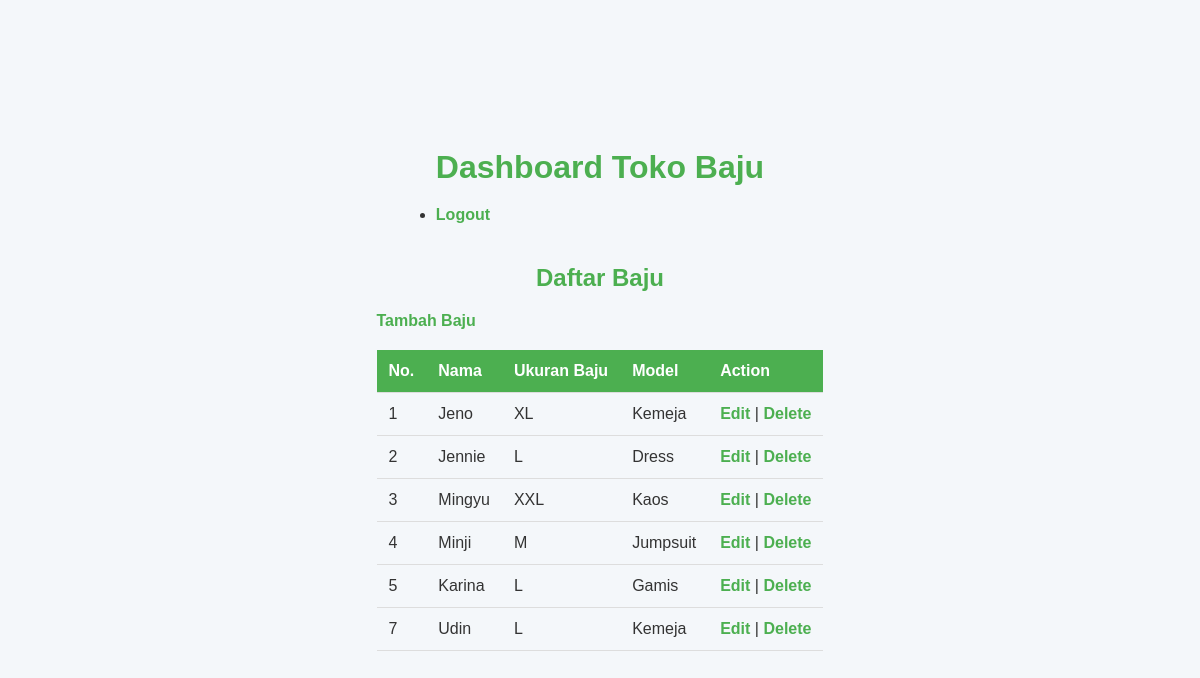
/dashboard.php (signed in), run on the app's committed database.
### tables this page shows
CREATE TABLE `baju` (
  `id` int(11) NOT NULL AUTO_INCREMENT,
  `nama` varchar(100) DEFAULT NULL,
  `ukuran_baju` varchar(10) DEFAULT NULL,
  `model` varchar(100) DEFAULT NULL,
  PRIMARY KEY (`id`)
);

### dashboard.php (the view, shortened to what this page needs)
<?php
include('../includes/db.php');
$sql = "SELECT * FROM baju";
$result = $conn->query($sql);
?>
<!DOCTYPE html>
<html lang="id">
<head>
    <link rel="stylesheet" href="../style.css">
</head>
<body>
    <header>
        <div class="container">
            <h1>Dashboard Toko Baju</h1>
            <nav>
                <ul>
                    <li><a href="../login.php">Logout</a></li>
                </ul>
            </nav>
        </div>
    </header>
    <main>
        <div class="container">
            <h2>Daftar Baju</h2>
            <a href="add_baju.php" class="btn-add">Tambah Baju</a>
            <table>
                <thead>
                    <tr>
                        <th>No.</th>
                        <th>Nama</th>
                        <th>Ukuran Baju</th>
                        <th>Model</th>
                        <th>Action</th>
                    </tr>
                </thead>
                <tbody>
                    <?php while ($row = $result->fetch_assoc()) { ?>
                        <tr>
                            <td><?php echo $row['id']; ?></td>
                            <td><?php echo $row['nama']; ?></td>
                            <td><?php echo $row['ukuran_baju']; ?></td>
                            <td><?php echo $row['model']; ?></td>
                            <td>
                                <a href="edit_baju.php?id=<?php echo $row['id']; ?>" class="btn-edit">Edit</a> |
                                <a href="delete_baju.php?id=<?php echo $row['id']; ?>" class="btn-delete">Delete</a>
                            </td>
                        </tr>
                    <?php } ?>
                </tbody>
            </table>
        </div>
    </main>
</body>
</html>

### style.css (style rules this page uses)
* { margin: 0; padding: 0; box-sizing: border-box; }
body { font-family: 'Arial', sans-serif; background-color: #f4f7fa; color: #333; display: flex; justify-content: center; align-items: center; flex-direction: column; height: 100vh; padding: 20px; }
h1, h2 { text-align: center; color: #4CAF50; margin-bottom: 20px; }
a { color: #4CAF50; text-decoration: none; font-weight: bold; }
table { width: 100%; margin-top: 20px; border-collapse: collapse; }
th, td { padding: 12px; text-align: left; border-bottom: 1px solid #ddd; }
th { background-color: #4CAF50; color: white; }
.container { max-width: 1200px; margin: 0 auto; padding: 20px; }

### data on the page
baju: id "1", nama "Jeno", ukuran_baju "XL", model "Kemeja"
baju: id "2", nama "Jennie", ukuran_baju "L", model "Dress"
baju: id "3", nama "Mingyu", ukuran_baju "XXL", model "Kaos"
baju: id "4", nama "Minji", ukuran_baju "M", model "Jumpsuit"
baju: id "5", nama "Karina", ukuran_baju "L", model "Gamis"
baju: id "7", nama "Udin", ukuran_baju "L", model "Kemeja"
